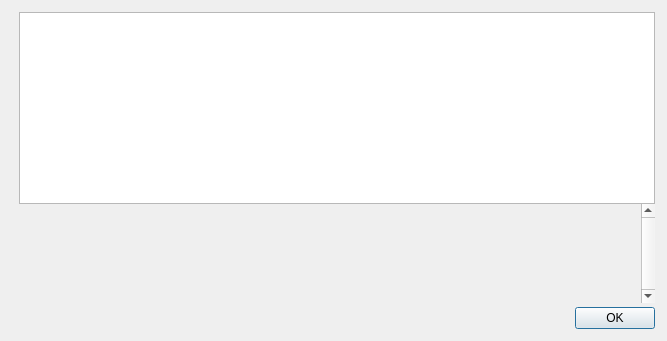
<?xml version="1.0" encoding="UTF-8"?>
<ui version="4.0">
 <class>HelpMessageDialog</class>
 <widget class="QDialog" name="HelpMessageDialog">
  <property name="geometry">
   <rect>
    <x>0</x>
    <y>0</y>
    <width>667</width>
    <height>341</height>
   </rect>
  </property>
  <layout class="QHBoxLayout" name="horizontalLayout_2">
   <property name="spacing">
    <number>0</number>
   </property>
   <property name="leftMargin">
    <number>12</number>
   </property>
   <property name="topMargin">
    <number>12</number>
   </property>
   <property name="rightMargin">
    <number>12</number>
   </property>
   <property name="bottomMargin">
    <number>12</number>
   </property>
   <item>
    <layout class="QVBoxLayout" name="verticalLayoutLogo" stretch="0,0">
     <property name="leftMargin">
      <number>0</number>
     </property>
     <property name="topMargin">
      <number>4</number>
     </property>
     <property name="rightMargin">
      <number>0</number>
     </property>
     <item>
      <widget class="QLabel" name="aboutLogo">
       <property name="sizePolicy">
        <sizepolicy hsizetype="Preferred" vsizetype="Ignored">
         <horstretch>0</horstretch>
         <verstretch>0</verstretch>
        </sizepolicy>
       </property>
       <property name="maximumSize">
        <size>
         <width>100</width>
         <height>100</height>
        </size>
       </property>
       <property name="pixmap">
        <pixmap resource="../magi.qrc">:/images/about</pixmap>
       </property>
       <property name="scaledContents">
        <bool>false</bool>
       </property>
       <property name="alignment">
        <set>Qt::AlignHCenter|Qt::AlignTop</set>
       </property>
       <property name="wordWrap">
        <bool>false</bool>
       </property>
       <property name="openExternalLinks">
        <bool>false</bool>
       </property>
      </widget>
     </item>
     <item>
      <widget class="QFrame" name="frame">
       <property name="frameShape">
        <enum>QFrame::NoFrame</enum>
       </property>
       <property name="frameShadow">
        <enum>QFrame::Raised</enum>
       </property>
      </widget>
     </item>
    </layout>
   </item>
   <item>
    <layout class="QVBoxLayout" name="verticalLayout">
     <item>
      <widget class="QTextEdit" name="helpMessage">
       <property name="readOnly">
        <bool>true</bool>
       </property>
      </widget>
     </item>
     <item>
      <widget class="QScrollArea" name="scrollArea">
       <property name="frameShape">
        <enum>QFrame::NoFrame</enum>
       </property>
       <property name="verticalScrollBarPolicy">
        <enum>Qt::ScrollBarAlwaysOn</enum>
       </property>
       <property name="widgetResizable">
        <bool>true</bool>
       </property>
       <widget class="QWidget" name="scrollAreaWidgetContents">
        <property name="geometry">
         <rect>
          <x>0</x>
          <y>0</y>
          <width>534</width>
          <height>76</height>
         </rect>
        </property>
        <layout class="QVBoxLayout" name="verticalLayout_2">
         <item>
          <widget class="QLabel" name="aboutMessage">
           <property name="cursor">
            <cursorShape>IBeamCursor</cursorShape>
           </property>
           <property name="textFormat">
            <enum>Qt::PlainText</enum>
           </property>
           <property name="alignment">
            <set>Qt::AlignLeading|Qt::AlignLeft|Qt::AlignTop</set>
           </property>
           <property name="openExternalLinks">
            <bool>true</bool>
           </property>
           <property name="textInteractionFlags">
            <set>Qt::LinksAccessibleByMouse|Qt::TextSelectableByKeyboard|Qt::TextSelectableByMouse</set>
           </property>
          </widget>
         </item>
        </layout>
       </widget>
      </widget>
     </item>
     <item>
      <spacer name="verticalSpacer">
       <property name="orientation">
        <enum>Qt::Vertical</enum>
       </property>
       <property name="sizeType">
        <enum>QSizePolicy::Fixed</enum>
       </property>
       <property name="sizeHint" stdset="0">
        <size>
         <width>4</width>
         <height>4</height>
        </size>
       </property>
      </spacer>
     </item>
     <item>
      <widget class="QDialogButtonBox" name="okButton">
       <property name="orientation">
        <enum>Qt::Horizontal</enum>
       </property>
       <property name="standardButtons">
        <set>QDialogButtonBox::Ok</set>
       </property>
      </widget>
     </item>
    </layout>
   </item>
  </layout>
 </widget>
 <resources>
  <include location="../magi.qrc"/>
 </resources>
 <connections>
  <connection>
   <sender>okButton</sender>
   <signal>accepted()</signal>
   <receiver>HelpMessageDialog</receiver>
   <slot>accept()</slot>
   <hints>
    <hint type="sourcelabel">
     <x>20</x>
     <y>20</y>
    </hint>
    <hint type="destinationlabel">
     <x>20</x>
     <y>20</y>
    </hint>
   </hints>
  </connection>
  <connection>
   <sender>okButton</sender>
   <signal>rejected()</signal>
   <receiver>HelpMessageDialog</receiver>
   <slot>reject()</slot>
   <hints>
    <hint type="sourcelabel">
     <x>20</x>
     <y>20</y>
    </hint>
    <hint type="destinationlabel">
     <x>20</x>
     <y>20</y>
    </hint>
   </hints>
  </connection>
 </connections>
</ui>
